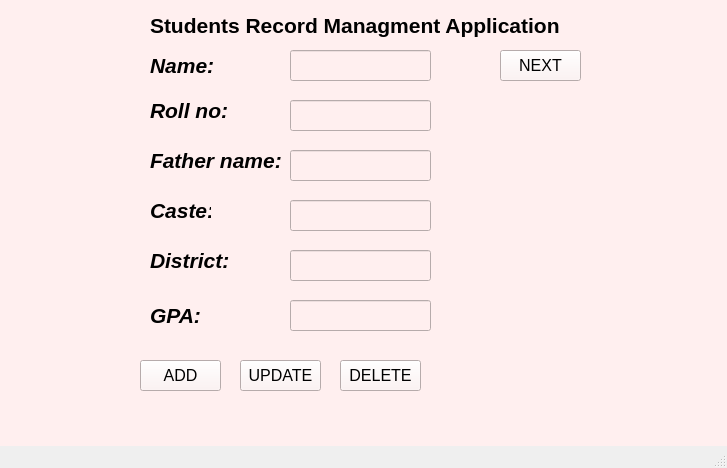
<?xml version="1.0" encoding="UTF-8"?>
<ui version="4.0">
 <class>MainWindow</class>
 <widget class="QMainWindow" name="MainWindow">
  <property name="geometry">
   <rect>
    <x>0</x>
    <y>0</y>
    <width>727</width>
    <height>468</height>
   </rect>
  </property>
  <property name="font">
   <font>
    <italic>false</italic>
    <bold>false</bold>
   </font>
  </property>
  <property name="windowTitle">
   <string>MainWindow</string>
  </property>
  <property name="styleSheet">
   <string notr="true"/>
  </property>
  <widget class="QWidget" name="centralwidget">
   <property name="styleSheet">
    <string notr="true">background-color: rgb(255, 239, 239);</string>
   </property>
   <widget class="QLineEdit" name="txtName">
    <property name="geometry">
     <rect>
      <x>290</x>
      <y>50</y>
      <width>141</width>
      <height>31</height>
     </rect>
    </property>
   </widget>
   <widget class="QLineEdit" name="txtRoll">
    <property name="geometry">
     <rect>
      <x>290</x>
      <y>100</y>
      <width>141</width>
      <height>31</height>
     </rect>
    </property>
   </widget>
   <widget class="QLineEdit" name="txtFather">
    <property name="geometry">
     <rect>
      <x>290</x>
      <y>150</y>
      <width>141</width>
      <height>31</height>
     </rect>
    </property>
   </widget>
   <widget class="QLineEdit" name="txtCaste">
    <property name="geometry">
     <rect>
      <x>290</x>
      <y>200</y>
      <width>141</width>
      <height>31</height>
     </rect>
    </property>
   </widget>
   <widget class="QLineEdit" name="txtDistrict">
    <property name="geometry">
     <rect>
      <x>290</x>
      <y>250</y>
      <width>141</width>
      <height>31</height>
     </rect>
    </property>
   </widget>
   <widget class="QLabel" name="label">
    <property name="geometry">
     <rect>
      <x>150</x>
      <y>50</y>
      <width>71</width>
      <height>31</height>
     </rect>
    </property>
    <property name="font">
     <font>
      <pointsize>16</pointsize>
      <italic>true</italic>
      <bold>true</bold>
     </font>
    </property>
    <property name="text">
     <string>Name:</string>
    </property>
   </widget>
   <widget class="QLabel" name="label_4">
    <property name="geometry">
     <rect>
      <x>150</x>
      <y>150</y>
      <width>131</width>
      <height>21</height>
     </rect>
    </property>
    <property name="font">
     <font>
      <pointsize>16</pointsize>
      <italic>true</italic>
      <bold>true</bold>
     </font>
    </property>
    <property name="text">
     <string>Father name:</string>
    </property>
   </widget>
   <widget class="QLabel" name="label_6">
    <property name="geometry">
     <rect>
      <x>150</x>
      <y>190</y>
      <width>61</width>
      <height>41</height>
     </rect>
    </property>
    <property name="font">
     <font>
      <pointsize>16</pointsize>
      <italic>true</italic>
      <bold>true</bold>
     </font>
    </property>
    <property name="text">
     <string>Caste:</string>
    </property>
   </widget>
   <widget class="QLabel" name="label_7">
    <property name="geometry">
     <rect>
      <x>150</x>
      <y>300</y>
      <width>81</width>
      <height>31</height>
     </rect>
    </property>
    <property name="font">
     <font>
      <pointsize>16</pointsize>
      <italic>true</italic>
      <bold>true</bold>
     </font>
    </property>
    <property name="text">
     <string>GPA:</string>
    </property>
   </widget>
   <widget class="QLabel" name="label_2">
    <property name="geometry">
     <rect>
      <x>150</x>
      <y>10</y>
      <width>411</width>
      <height>31</height>
     </rect>
    </property>
    <property name="font">
     <font>
      <pointsize>16</pointsize>
      <italic>false</italic>
      <bold>true</bold>
     </font>
    </property>
    <property name="text">
     <string>Students Record Managment Application</string>
    </property>
   </widget>
   <widget class="QLineEdit" name="txtGPA">
    <property name="geometry">
     <rect>
      <x>290</x>
      <y>300</y>
      <width>141</width>
      <height>31</height>
     </rect>
    </property>
   </widget>
   <widget class="QLabel" name="label_8">
    <property name="geometry">
     <rect>
      <x>150</x>
      <y>100</y>
      <width>131</width>
      <height>21</height>
     </rect>
    </property>
    <property name="font">
     <font>
      <pointsize>16</pointsize>
      <italic>true</italic>
      <bold>true</bold>
     </font>
    </property>
    <property name="text">
     <string>Roll no:</string>
    </property>
   </widget>
   <widget class="QPushButton" name="btnAdd">
    <property name="geometry">
     <rect>
      <x>140</x>
      <y>360</y>
      <width>81</width>
      <height>31</height>
     </rect>
    </property>
    <property name="font">
     <font>
      <pointsize>12</pointsize>
      <italic>false</italic>
      <bold>false</bold>
      <underline>false</underline>
     </font>
    </property>
    <property name="text">
     <string>ADD</string>
    </property>
   </widget>
   <widget class="QPushButton" name="btnUpdate">
    <property name="geometry">
     <rect>
      <x>240</x>
      <y>360</y>
      <width>81</width>
      <height>31</height>
     </rect>
    </property>
    <property name="font">
     <font>
      <pointsize>12</pointsize>
      <italic>false</italic>
      <bold>false</bold>
      <underline>false</underline>
     </font>
    </property>
    <property name="text">
     <string>UPDATE</string>
    </property>
   </widget>
   <widget class="QPushButton" name="btnDelete">
    <property name="geometry">
     <rect>
      <x>340</x>
      <y>360</y>
      <width>81</width>
      <height>31</height>
     </rect>
    </property>
    <property name="font">
     <font>
      <pointsize>12</pointsize>
      <italic>false</italic>
      <bold>false</bold>
      <underline>false</underline>
     </font>
    </property>
    <property name="text">
     <string>DELETE</string>
    </property>
   </widget>
   <widget class="QPushButton" name="btnNext">
    <property name="geometry">
     <rect>
      <x>500</x>
      <y>50</y>
      <width>81</width>
      <height>31</height>
     </rect>
    </property>
    <property name="font">
     <font>
      <pointsize>12</pointsize>
      <italic>false</italic>
      <bold>false</bold>
      <underline>false</underline>
     </font>
    </property>
    <property name="text">
     <string>NEXT</string>
    </property>
   </widget>
   <widget class="QLabel" name="label_9">
    <property name="geometry">
     <rect>
      <x>150</x>
      <y>240</y>
      <width>91</width>
      <height>41</height>
     </rect>
    </property>
    <property name="font">
     <font>
      <pointsize>16</pointsize>
      <italic>true</italic>
      <bold>true</bold>
     </font>
    </property>
    <property name="text">
     <string>District:</string>
    </property>
   </widget>
  </widget>
  <widget class="QMenuBar" name="menubar">
   <property name="geometry">
    <rect>
     <x>0</x>
     <y>0</y>
     <width>727</width>
     <height>22</height>
    </rect>
   </property>
  </widget>
  <widget class="QStatusBar" name="statusbar"/>
 </widget>
 <resources/>
 <connections/>
</ui>
